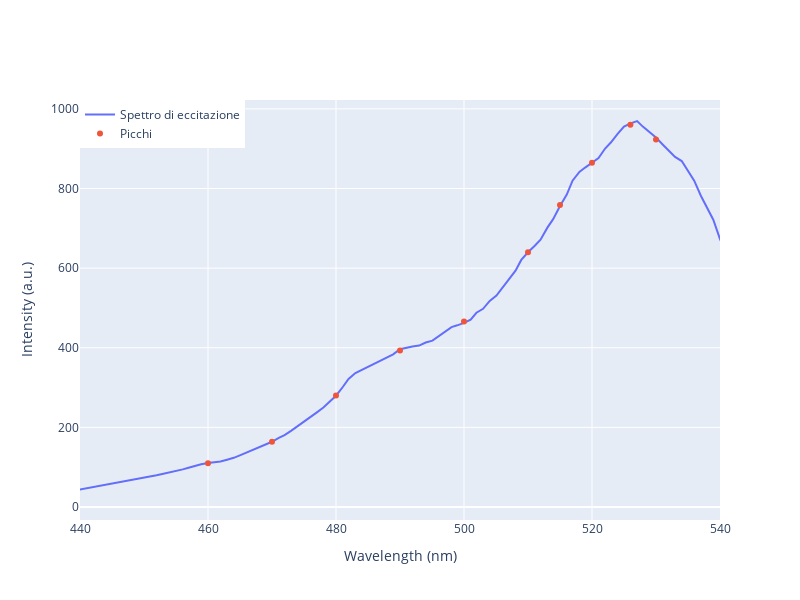

The cell this chart's notebook holds for it:
### Code cell
filename = 'data/stokes_shift_05.csv'
d = pd.read_csv(filename, sep=',',header=1,nrows=151)
# Drop the 'Unnamed: 4' column as it contains no useful data
d = d.drop(columns=['Unnamed: 4'])
ecc_lambda = d['Wavelength (nm).1'].dropna().to_numpy()
ecc_int = d['Intensity (a.u.).1'].dropna().to_numpy()


fig = go.Figure()

# Add excitation data
fig.add_trace(go.Scatter(x=ecc_lambda, y=ecc_int, mode='lines', name='Spettro di eccitazione'))

# Add peaks data
fig.add_trace(go.Scatter(x=LAMBDA_ECC, y=Picchi, mode='markers', name='Picchi'))

fig.update_layout(
    # title='Eccitazione vs Picchi',
    xaxis_title='Wavelength (nm)',
    yaxis_title='Intensity (a.u.)',
    #legend_title='Legend',
    width=800,
    height=600,
    xaxis=dict(range=[440, 540]),
    legend=dict(
        x=0,
        y=1,
        xanchor='left',
        yanchor='top'
    )
)

fig.write_html(dir_path + '/html/spettro_emissione_rodamina_eccitata_a_diverse_frequenze_picchi.html')
fig.write_image(dir_path + '/images/spettro_emissione_rodamina_eccitata_a_diverse_frequenze_picchi.png')

fig.show()

### Figure 1 — Plotly figure (JSON) as saved in the notebook; plotly's stock layout.template omitted (floating-point values rounded to 4 significant figures; data arrays with more than 128 entries replaced by an {"elided": "..."} marker saying what was removed)
{"data": [{"mode": "lines", "name": "Spettro di eccitazione", "type": "scatter", "x": {"elided": "151 float values"}, "y": {"elided": "151 float values"}}, {"mode": "markers", "name": "Picchi", "type": "scatter", "x": [460, 470, 480, 490, 500, 510, 515, 520, 526, 530], "y": [110.1, 163.9, 280.3, 393.1, 466.2, 639.9, 758.8, 864.5, 960.1, 923.1]}], "layout": {"height": 600, "legend": {"x": 0, "xanchor": "left", "y": 1, "yanchor": "top"}, "width": 800, "xaxis": {"range": [440, 540], "title": {"text": "Wavelength (nm)"}}, "yaxis": {"title": {"text": "Intensity (a.u.)"}}}}
